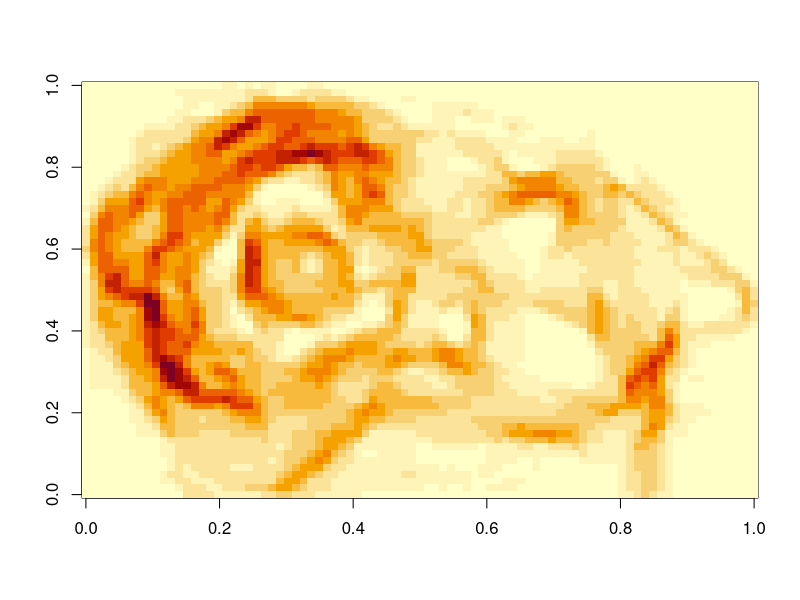
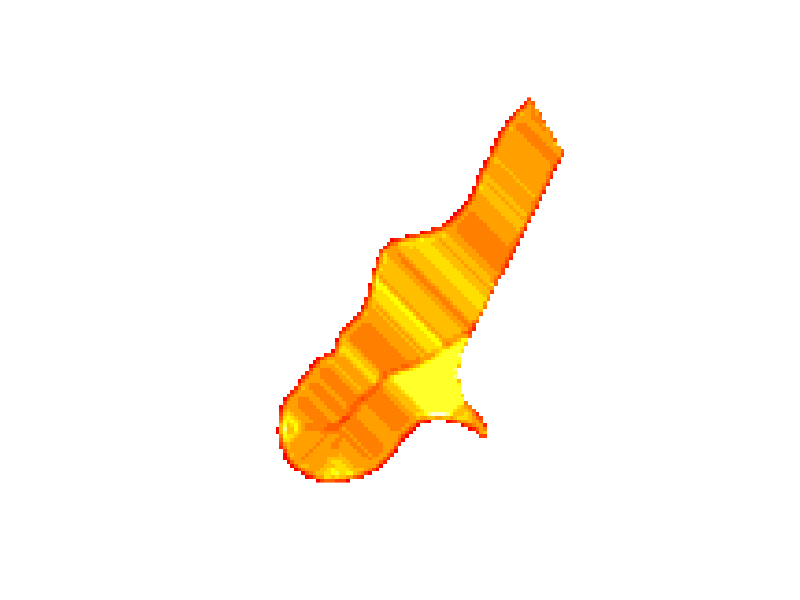

Write the R code that produced these figures, in order.
library(sp)


### Name: surfaceArea
### Title: Compute surface area of a digital elevation model.
### Aliases: surfaceArea surfaceArea.matrix
###   surfaceArea,SpatialPixelsDataFrame-method
###   surfaceArea,SpatialGridDataFrame-method surfaceArea,matrix-method
### Keywords: spatial

### ** Examples

surfaceArea(volcano)
image(surfaceArea(volcano,byCell=TRUE))

data(meuse.grid)
gridded(meuse.grid) = ~x+y
image(surfaceArea(meuse.grid["dist"], byCell=TRUE))
surfaceArea(meuse.grid["dist"])
